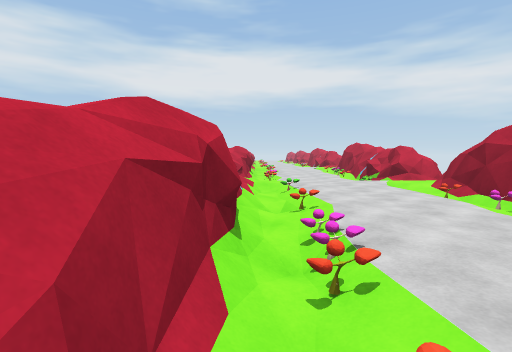
[1] (above)

16 first-person views from a walk through a scene from a Unity 3-D project. The camera is 1.5 m above the floor, tilts 4° down and sees 85° across. The floor is counted in squares, 2 m on a side. Each view is taken from the middle of a square. On the plan, view 1 faces up. The plan holds only what a view shows up to about 10 squares ahead; the rest is blank. The place goes on beyond the plan. The player character is not drawn. Surface patterns are stand-ins for the level's own textures.

[2]
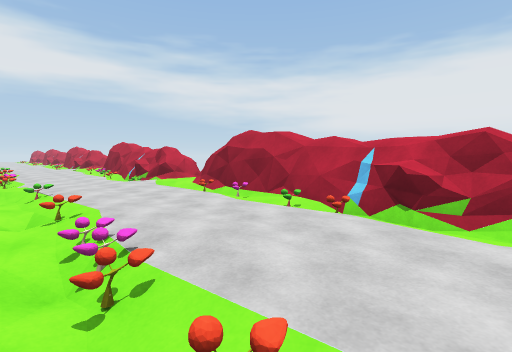

[3]
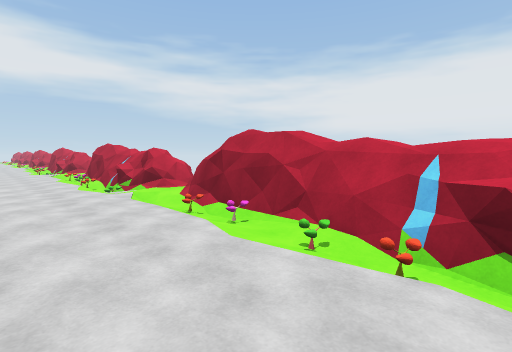

[4]
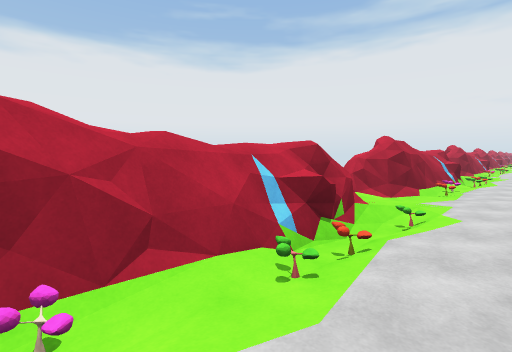

[5]
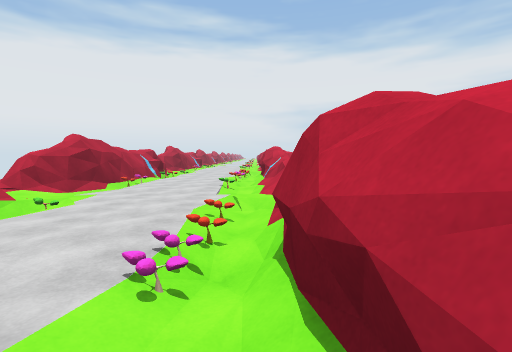

[6]
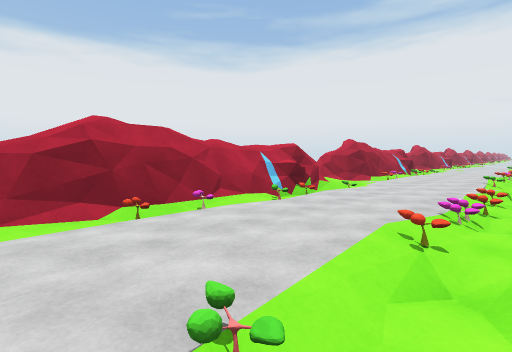

[7]
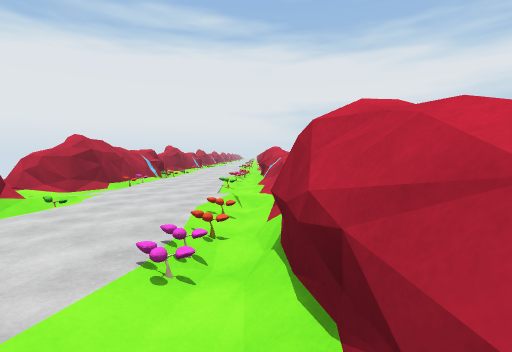

[8]
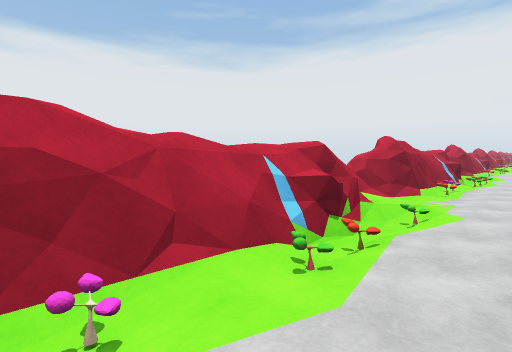

[9]
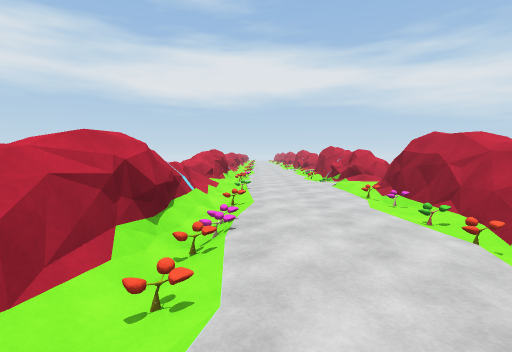

[10]
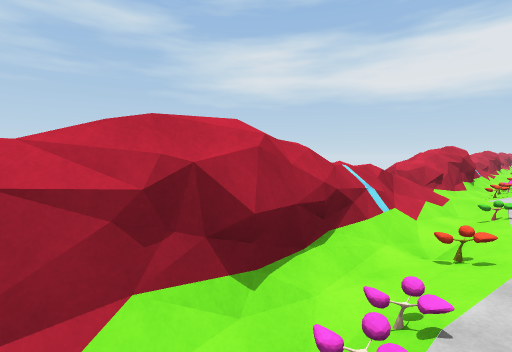

[11]
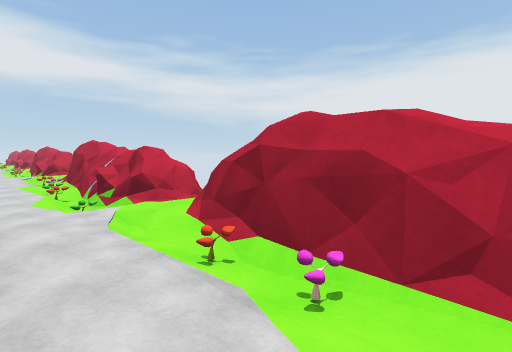

[12]
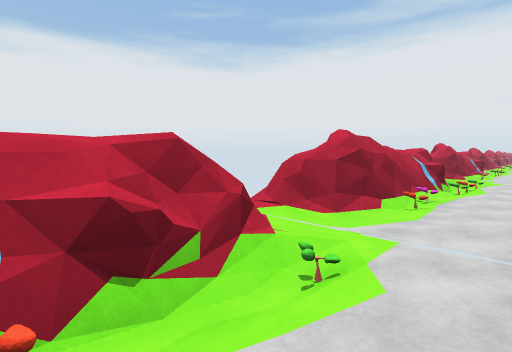

[13]
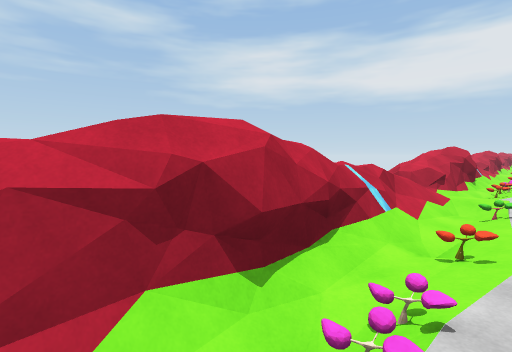

[14]
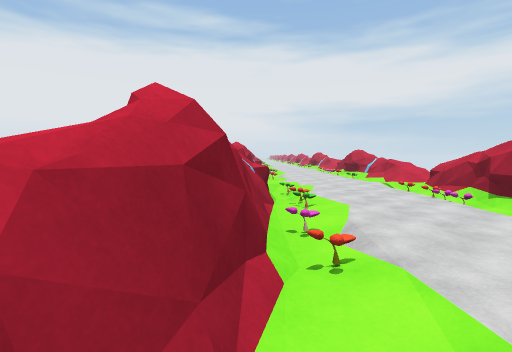

[15]
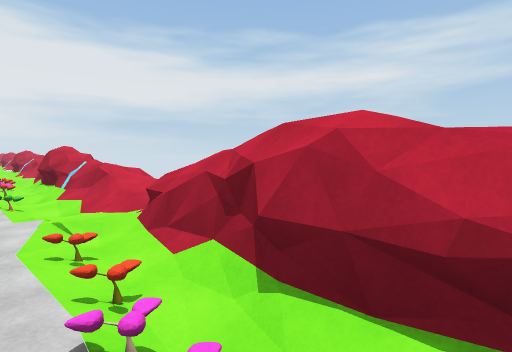

[16]
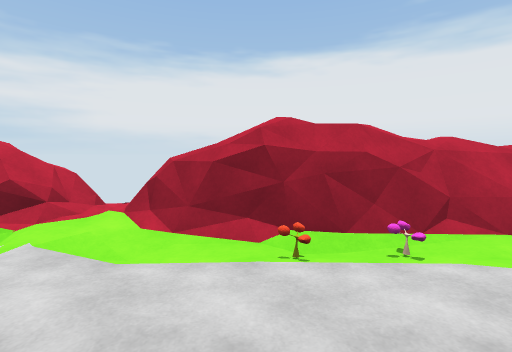

### Floor plan
Key: @ floor where view 1 was taken; # wall or solid block; x gap in a wall; . main floor; - floor 0.25 m lower than the main floor; / step, stairs or slope; = window, fence, low wall or low ledge; O other object.
Columns run from 1 left of view 1 to 5 right of it. Each row starts with its distance up from view 1.
 10  #..O#
  9  O../##
  8 =/..O##
  7  /...=#
  6 ///..##
  5 //...O
  4 //O..O
  3 /-...##
  2  O..O#
  1 #O../#
  0 =@..O##
 -1  /..../
 -2 //...##
 -3 //..O#
 -4 //O..O
 -5 /#...##
 -6 ##..O#
 -7 #/../#
 -8 =/..O##
 -9 //..../
-10 //..//#
-11 //...O
-12 //O..O
-13 //...##
-14  #../#
-15  O..O#
-16 =O..O#
-17 . .../x
-18 //..//#
-19 ///./O
-20 //O..O

Positions as (right, up) in squares from view 1, and headings:
1: (0, 0), facing up
2: (0, 0), facing up-right
3: (1, -7), facing up-right
4: (2, -4), facing down-right
5: (0, -4), facing down
6: (0, -10), facing down-right
7: (0, -12), facing down
8: (2, -12), facing down-right
9: (1, -9), facing up
10: (1, -7), facing up-left
11: (2, 3), facing up-right
12: (2, 10), facing down-right
13: (1, 1), facing up-left
14: (4, -1), facing down
15: (1, -13), facing down-left
16: (1, -11), facing right
